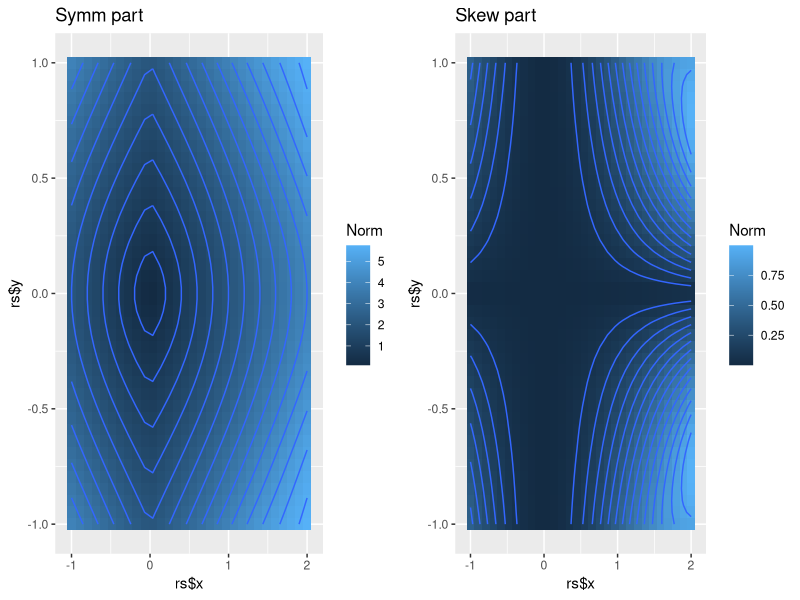
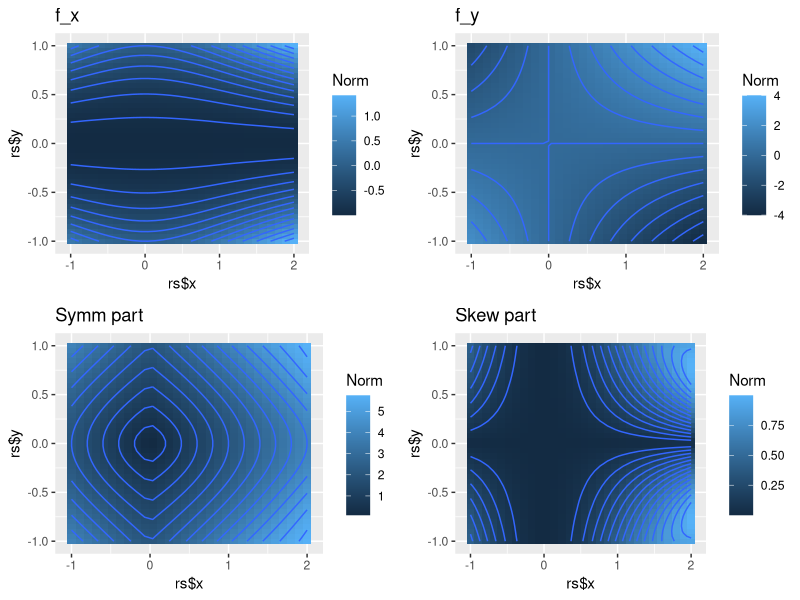

Recreate these plots in R, in order.
## Clean environment
rm(list = ls())

## Load libraries
library(numDeriv)
library(Matrix)
library(dplyr)
library(ggplot2)
library(gridExtra)

## Input
# Example of a flow R^n --> R^n
flow <- function(x) {
  c(
    x[2]^2 - cos(x[1]*x[2]),
    2*x[1]*x[2]
  )
}

## Create meshgrid
xs <- seq(-1, 2, length = 30)
ys <- seq(-1, 1, length = 40)

# This is just an ordered list of all the sampling points
rs <- expand.grid(x = xs, y = ys) # Cartesian product
rs_as_list <- split(rs, seq(1, nrow(rs)))

# The jacobian is a function f: R^n --> R^n x R^n
f <- function(...) {
  # transformation for a single point
  transformation <- function(...) {
    args <- c(...)
    matrix(
      jacobian(flow, args),
      nrow = length(args),
      byrow = TRUE
      )
  }

  # vectorisation
  do.call(mapply, c(transformation, list(...), SIMPLIFY=FALSE))
}

df <- data.frame(r = I(rs_as_list))
df$rs <- rs
df$flow <- lapply(df$r, flow) %>% unlist %>% matrix(nrow = nrow(rs), byrow = TRUE) %>% data.frame
df$J <- do.call(f, rs)

df$egv <- lapply(df$J, eigen)
df$stabilityLyap <- lapply(df$egv, '[[', 'values') %>% # Drop eigenvectors
              lapply(Re) %>% # Calculate the real part
              lapply(max) %>% # Keep only the maximum
              unlist # And output as numeric
df$Jsymm <- lapply(df$J, symmpart)
df$Jskew <- lapply(df$J, skewpart)
df$symmnorm <- lapply(df$Jsymm, norm, type = "2") %>% unlist
df$skewnorm <- lapply(df$Jskew, norm, type = "2") %>% unlist

tol <- 1e-7
df$cons <-  lapply(df$Jskew, function(x) {all(abs(x) < tol)}) %>% unlist

clean <- select(df, -J, -Jsymm, -Jskew, -egv)

## Plot
p_symm <- (ggplot(data=clean, aes(x=rs$x, y=rs$y, z=symmnorm))
           + stat_contour(geom = "polygon", aes(fill = symmnorm))
           + geom_tile(aes(fill = symmnorm))
           + stat_contour(bins = 15)
           + guides(fill = guide_colorbar(title = "Norm"))
           + ggtitle("Symm part")
)

p_skew <- (ggplot(data=clean, aes(x=rs$x, y=rs$y, z=skewnorm))
  + stat_contour(geom = "polygon", aes(fill = skewnorm))
  + geom_tile(aes(fill = skewnorm))
  + stat_contour(bins = 15)
  + guides(fill = guide_colorbar(title = "Norm"))
  + ggtitle("Skew part")
  )

grid.arrange(p_symm, p_skew, nrow = 1)

p_fx <- (ggplot(data=clean, aes(x=rs$x, y=rs$y, z=flow$X1))
           + stat_contour(geom = "polygon", aes(fill = flow$X1))
           + geom_tile(aes(fill = flow$X1))
           + stat_contour(bins = 15)
           + guides(fill = guide_colorbar(title = "Norm"))
           + ggtitle("f_x")
)

p_fy <- (ggplot(data=clean, aes(x=rs$x, y=rs$y, z=flow$X2))
           + stat_contour(geom = "polygon", aes(fill = flow$X2))
           + geom_tile(aes(fill = flow$X2))
           + stat_contour(bins = 15)
           + guides(fill = guide_colorbar(title = "Norm"))
           + ggtitle("f_y")
)

grid.arrange(p_fx, p_fy, p_symm, p_skew, nrow = 2)

